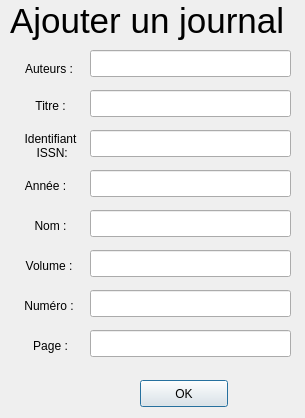
<?xml version="1.0" encoding="UTF-8"?>
<ui version="4.0">
 <class>ajoutJournalClass</class>
 <widget class="QDialog" name="ajoutJournalClass">
  <property name="geometry">
   <rect>
    <x>0</x>
    <y>0</y>
    <width>305</width>
    <height>418</height>
   </rect>
  </property>
  <property name="windowTitle">
   <string>ajoutJournal</string>
  </property>
  <widget class="QPushButton" name="boutonOk">
   <property name="geometry">
    <rect>
     <x>140</x>
     <y>380</y>
     <width>88</width>
     <height>27</height>
    </rect>
   </property>
   <property name="text">
    <string>OK</string>
   </property>
  </widget>
  <widget class="QLineEdit" name="auteurs">
   <property name="geometry">
    <rect>
     <x>90</x>
     <y>50</y>
     <width>201</width>
     <height>27</height>
    </rect>
   </property>
  </widget>
  <widget class="QLineEdit" name="titre">
   <property name="geometry">
    <rect>
     <x>90</x>
     <y>90</y>
     <width>201</width>
     <height>27</height>
    </rect>
   </property>
  </widget>
  <widget class="QLineEdit" name="page">
   <property name="geometry">
    <rect>
     <x>90</x>
     <y>330</y>
     <width>201</width>
     <height>27</height>
    </rect>
   </property>
  </widget>
  <widget class="QLineEdit" name="numero">
   <property name="geometry">
    <rect>
     <x>90</x>
     <y>290</y>
     <width>201</width>
     <height>27</height>
    </rect>
   </property>
  </widget>
  <widget class="QLineEdit" name="volume">
   <property name="geometry">
    <rect>
     <x>90</x>
     <y>250</y>
     <width>201</width>
     <height>27</height>
    </rect>
   </property>
  </widget>
  <widget class="QLineEdit" name="identifiant">
   <property name="geometry">
    <rect>
     <x>90</x>
     <y>130</y>
     <width>201</width>
     <height>27</height>
    </rect>
   </property>
  </widget>
  <widget class="QLineEdit" name="nom">
   <property name="geometry">
    <rect>
     <x>90</x>
     <y>210</y>
     <width>201</width>
     <height>27</height>
    </rect>
   </property>
  </widget>
  <widget class="QLineEdit" name="annee">
   <property name="geometry">
    <rect>
     <x>90</x>
     <y>170</y>
     <width>201</width>
     <height>27</height>
    </rect>
   </property>
  </widget>
  <widget class="QLabel" name="titre_fenetre">
   <property name="geometry">
    <rect>
     <x>10</x>
     <y>0</y>
     <width>301</width>
     <height>41</height>
    </rect>
   </property>
   <property name="font">
    <font>
     <pointsize>26</pointsize>
    </font>
   </property>
   <property name="text">
    <string>Ajouter un journal</string>
   </property>
  </widget>
  <widget class="QLabel" name="auteurs_label">
   <property name="geometry">
    <rect>
     <x>20</x>
     <y>60</y>
     <width>58</width>
     <height>17</height>
    </rect>
   </property>
   <property name="text">
    <string>Auteurs :</string>
   </property>
   <property name="alignment">
    <set>Qt::AlignCenter</set>
   </property>
  </widget>
  <widget class="QLabel" name="titre_label">
   <property name="geometry">
    <rect>
     <x>30</x>
     <y>90</y>
     <width>41</width>
     <height>31</height>
    </rect>
   </property>
   <property name="text">
    <string>Titre :</string>
   </property>
   <property name="alignment">
    <set>Qt::AlignCenter</set>
   </property>
  </widget>
  <widget class="QLabel" name="identifiant_label">
   <property name="geometry">
    <rect>
     <x>10</x>
     <y>130</y>
     <width>81</width>
     <height>31</height>
    </rect>
   </property>
   <property name="text">
    <string>Identifiant
 ISSN:</string>
   </property>
   <property name="alignment">
    <set>Qt::AlignCenter</set>
   </property>
  </widget>
  <widget class="QLabel" name="annee_label">
   <property name="geometry">
    <rect>
     <x>20</x>
     <y>170</y>
     <width>51</width>
     <height>31</height>
    </rect>
   </property>
   <property name="text">
    <string>Année :</string>
   </property>
   <property name="alignment">
    <set>Qt::AlignCenter</set>
   </property>
  </widget>
  <widget class="QLabel" name="page_label">
   <property name="geometry">
    <rect>
     <x>30</x>
     <y>330</y>
     <width>41</width>
     <height>31</height>
    </rect>
   </property>
   <property name="text">
    <string>Page :</string>
   </property>
   <property name="alignment">
    <set>Qt::AlignCenter</set>
   </property>
  </widget>
  <widget class="QLabel" name="numero_label">
   <property name="geometry">
    <rect>
     <x>20</x>
     <y>290</y>
     <width>58</width>
     <height>31</height>
    </rect>
   </property>
   <property name="text">
    <string>Numéro :</string>
   </property>
   <property name="alignment">
    <set>Qt::AlignCenter</set>
   </property>
  </widget>
  <widget class="QLabel" name="nom_label">
   <property name="geometry">
    <rect>
     <x>30</x>
     <y>210</y>
     <width>41</width>
     <height>31</height>
    </rect>
   </property>
   <property name="text">
    <string>Nom :</string>
   </property>
   <property name="alignment">
    <set>Qt::AlignCenter</set>
   </property>
  </widget>
  <widget class="QLabel" name="volume_label">
   <property name="geometry">
    <rect>
     <x>20</x>
     <y>250</y>
     <width>58</width>
     <height>31</height>
    </rect>
   </property>
   <property name="text">
    <string>Volume :</string>
   </property>
   <property name="alignment">
    <set>Qt::AlignCenter</set>
   </property>
  </widget>
 </widget>
 <layoutdefault spacing="6" margin="11"/>
 <resources/>
 <connections/>
</ui>
